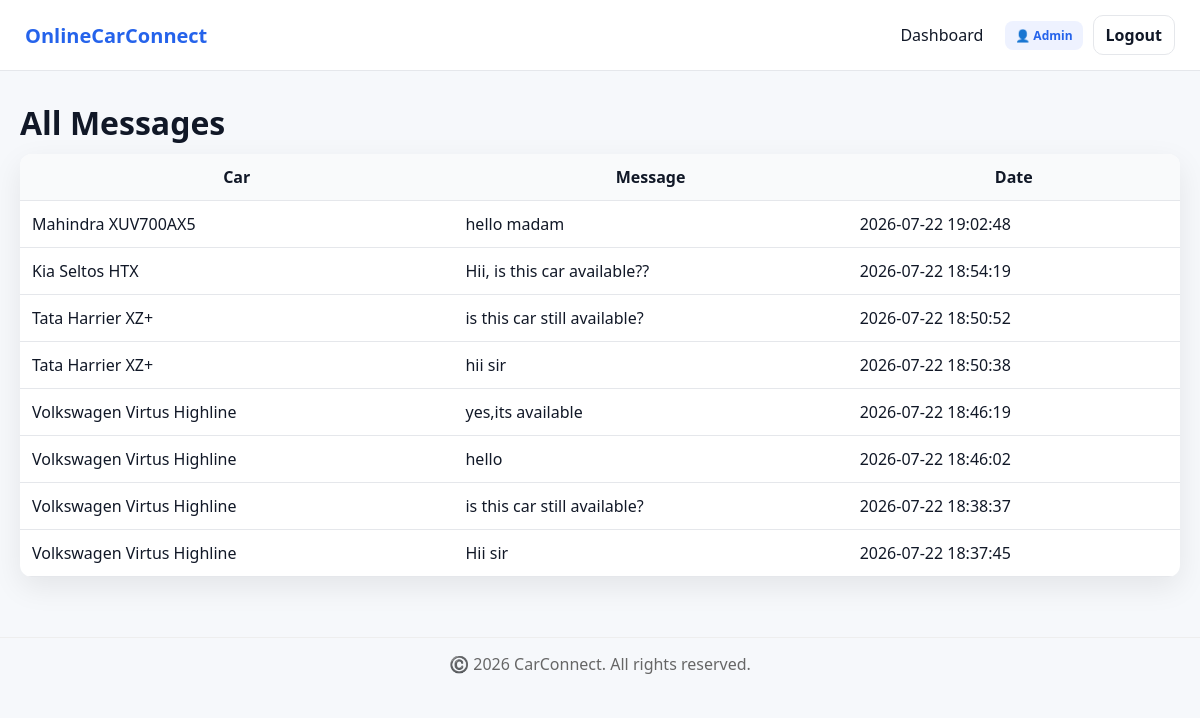
Page /admin/view_messages.php (signed in) on the committed database.
### tables this page shows
CREATE TABLE `messages` (
  `id` int(11) NOT NULL,
  `car_id` int(11) NOT NULL,
  `sender_id` int(11) NOT NULL,
  `receiver_id` int(11) NOT NULL,
  `message` text NOT NULL,
  `created_at` timestamp NOT NULL DEFAULT current_timestamp()
);

CREATE TABLE `car_listings` (
  `id` int(11) NOT NULL,
  `seller_id` int(11) NOT NULL,
  `category_id` int(11) DEFAULT NULL,
  `make` varchar(100) NOT NULL,
  `model` varchar(100) NOT NULL,
  `year` int(11) NOT NULL,
  `price` decimal(12,2) NOT NULL,
  `mileage` int(11) DEFAULT 0,
  `fuel_type` varchar(50) DEFAULT NULL,
  `transmission` varchar(50) DEFAULT NULL,
  `description` text DEFAULT NULL,
  `image_path` varchar(255) DEFAULT NULL,
  `status` enum('pending','approved','rejected','sold') DEFAULT 'pending',
  `created_at` timestamp NOT NULL DEFAULT current_timestamp(),
  `color` varchar(30) DEFAULT NULL,
  `owner_type` varchar(30) DEFAULT NULL,
  `body_type` varchar(30) DEFAULT NULL,
  `seating_capacity` int(11) DEFAULT NULL,
  `location` varchar(100) DEFAULT NULL
);

### admin/view_messages.php (the view, shortened to what this page needs)
<?php
require_once "../includes/db_connect.php";
require_once "../includes/header.php";
?>
<h1>All Messages</h1>
<table class="table">
<tr>
<th>Car</th>
<th>Message</th>
<th>Date</th>
</tr>
<?php
$res=mysqli_query($conn,"
SELECT m.*, c.make,c.model
FROM messages m
JOIN car_listings c ON c.id=m.car_id
ORDER BY m.created_at DESC
LIMIT 100
");
while($m=mysqli_fetch_assoc($res)){
echo "<tr>
<td>{$m['make']} {$m['model']}</td>
<td>{$m['message']}</td>
<td>{$m['created_at']}</td>
</tr>";
}
?>
</table>
<?php require_once "../includes/footer.php"; ?>

### assets/css/style.css (style rules this page uses)
* { margin:0; padding:0; box-sizing:border-box; scroll-behavior:smooth; }
body { font-family:system-ui,-apple-system,Segoe UI,Roboto; background:var(--bg); color:var(--text); }
.table { width:100%; border-collapse:collapse; border-radius:12px; overflow:hidden; background:#fff; box-shadow:var(--shadow); }
.table th,.table td { padding:12px; border-bottom:1px solid var(--border); }
.table th { background:#f9fafb; }
.table td { vertical-align: middle; }
h1, h2 { margin-bottom: 10px; }

### rows in the picture
messages: car.make "Mahindra", car.model "XUV700AX5", message "hello madam", created_at "2026-07-22 19:02:48"
messages: car.make "Kia", car.model "Seltos HTX", message "Hii, is this car available??", created_at "2026-07-22 18:54:19"
messages: car.make "Tata", car.model "Harrier XZ+", message "is this car still available?", created_at "2026-07-22 18:50:52"
messages: car.make "Tata", car.model "Harrier XZ+", message "hii sir", created_at "2026-07-22 18:50:38"
messages: car.make "Volkswagen", car.model "Virtus Highline", message "yes,its available", created_at "2026-07-22 18:46:19"
messages: car.make "Volkswagen", car.model "Virtus Highline", message "hello", created_at "2026-07-22 18:46:02"
messages: car.make "Volkswagen", car.model "Virtus Highline", message "is this car still available?", created_at "2026-07-22 18:38:37"
messages: car.make "Volkswagen", car.model "Virtus Highline", message "Hii sir", created_at "2026-07-22 18:37:45"
